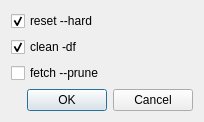
<?xml version="1.0" encoding="UTF-8"?>
<ui version="4.0">
 <class>ResetAndCleanDialog</class>
 <widget class="QDialog" name="ResetAndCleanDialog">
  <property name="geometry">
   <rect>
    <x>0</x>
    <y>0</y>
    <width>204</width>
    <height>119</height>
   </rect>
  </property>
  <property name="windowTitle">
   <string>Dialog</string>
  </property>
  <layout class="QVBoxLayout" name="verticalLayout">
   <item>
    <widget class="QCheckBox" name="checkBox_reset_hard">
     <property name="text">
      <string>reset --hard</string>
     </property>
     <property name="checked">
      <bool>true</bool>
     </property>
    </widget>
   </item>
   <item>
    <widget class="QCheckBox" name="checkBox_clean_df">
     <property name="text">
      <string>clean -df</string>
     </property>
     <property name="checked">
      <bool>true</bool>
     </property>
    </widget>
   </item>
   <item>
    <widget class="QCheckBox" name="checkBox_fetch_prune">
     <property name="text">
      <string>fetch --prune</string>
     </property>
    </widget>
   </item>
   <item>
    <spacer name="verticalSpacer">
     <property name="orientation">
      <enum>Qt::Orientation::Vertical</enum>
     </property>
     <property name="sizeHint" stdset="0">
      <size>
       <width>20</width>
       <height>1</height>
      </size>
     </property>
    </spacer>
   </item>
   <item>
    <layout class="QHBoxLayout" name="horizontalLayout">
     <item>
      <spacer name="horizontalSpacer">
       <property name="orientation">
        <enum>Qt::Orientation::Horizontal</enum>
       </property>
       <property name="sizeHint" stdset="0">
        <size>
         <width>40</width>
         <height>20</height>
        </size>
       </property>
      </spacer>
     </item>
     <item>
      <widget class="QPushButton" name="pushButton">
       <property name="text">
        <string>OK</string>
       </property>
       <property name="default">
        <bool>true</bool>
       </property>
      </widget>
     </item>
     <item>
      <widget class="QPushButton" name="pushButton_2">
       <property name="text">
        <string>Cancel</string>
       </property>
      </widget>
     </item>
    </layout>
   </item>
  </layout>
 </widget>
 <resources/>
 <connections>
  <connection>
   <sender>pushButton</sender>
   <signal>clicked()</signal>
   <receiver>ResetAndCleanDialog</receiver>
   <slot>accept()</slot>
   <hints>
    <hint type="sourcelabel">
     <x>44</x>
     <y>101</y>
    </hint>
    <hint type="destinationlabel">
     <x>20</x>
     <y>103</y>
    </hint>
   </hints>
  </connection>
  <connection>
   <sender>pushButton_2</sender>
   <signal>clicked()</signal>
   <receiver>ResetAndCleanDialog</receiver>
   <slot>reject()</slot>
   <hints>
    <hint type="sourcelabel">
     <x>124</x>
     <y>102</y>
    </hint>
    <hint type="destinationlabel">
     <x>110</x>
     <y>103</y>
    </hint>
   </hints>
  </connection>
 </connections>
</ui>
